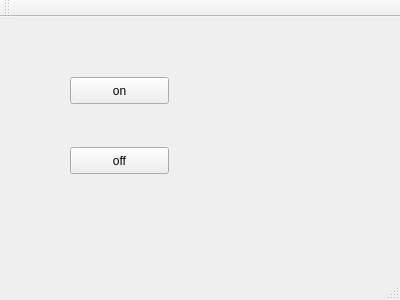
<?xml version="1.0" encoding="UTF-8"?>
<ui version="4.0">
 <class>MainWindow</class>
 <widget class="QMainWindow" name="MainWindow">
  <property name="geometry">
   <rect>
    <x>0</x>
    <y>0</y>
    <width>400</width>
    <height>300</height>
   </rect>
  </property>
  <property name="windowTitle">
   <string>MainWindow</string>
  </property>
  <widget class="QWidget" name="centralWidget">
   <widget class="QPushButton" name="ledon">
    <property name="geometry">
     <rect>
      <x>70</x>
      <y>60</y>
      <width>99</width>
      <height>27</height>
     </rect>
    </property>
    <property name="text">
     <string>on</string>
    </property>
   </widget>
   <widget class="QPushButton" name="ledoff">
    <property name="geometry">
     <rect>
      <x>70</x>
      <y>130</y>
      <width>99</width>
      <height>27</height>
     </rect>
    </property>
    <property name="text">
     <string>off</string>
    </property>
   </widget>
  </widget>
  <widget class="QMenuBar" name="menuBar">
   <property name="geometry">
    <rect>
     <x>0</x>
     <y>0</y>
     <width>400</width>
     <height>25</height>
    </rect>
   </property>
  </widget>
  <widget class="QToolBar" name="mainToolBar">
   <attribute name="toolBarArea">
    <enum>TopToolBarArea</enum>
   </attribute>
   <attribute name="toolBarBreak">
    <bool>false</bool>
   </attribute>
  </widget>
  <widget class="QStatusBar" name="statusBar"/>
 </widget>
 <layoutdefault spacing="6" margin="11"/>
 <resources/>
 <connections/>
</ui>
